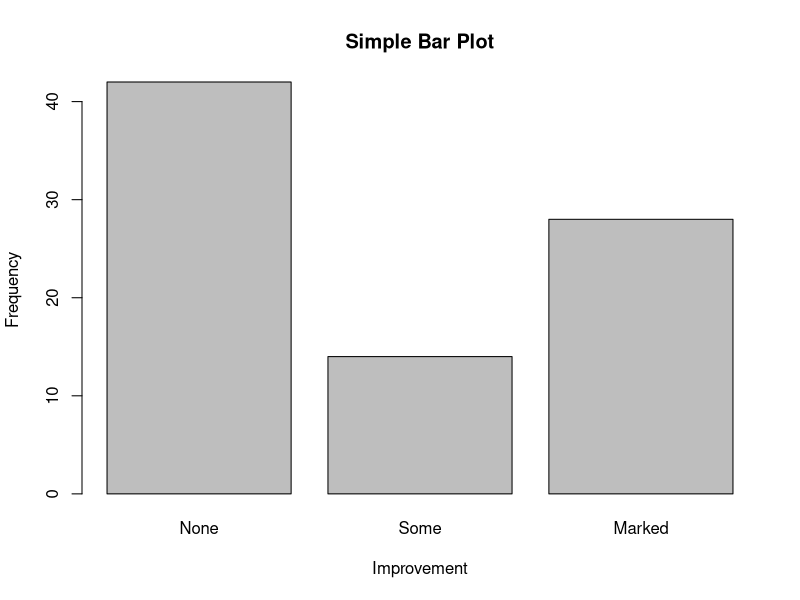
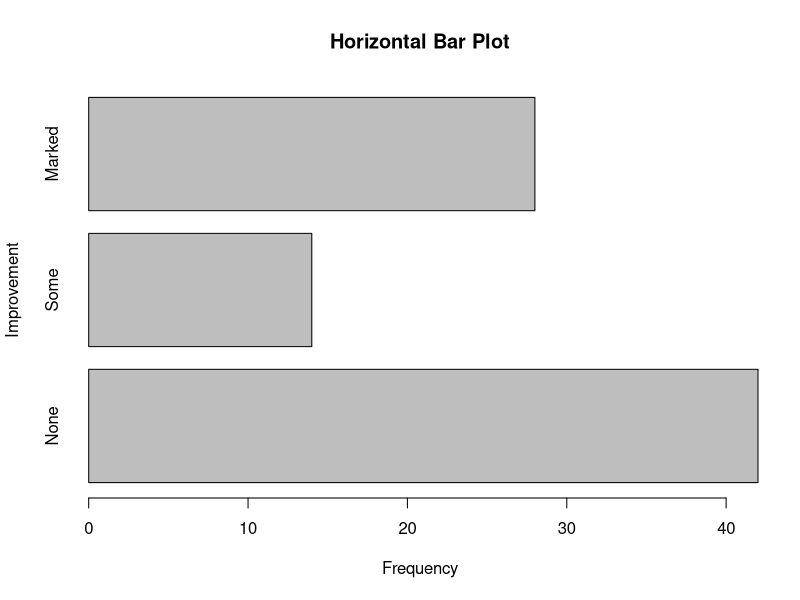
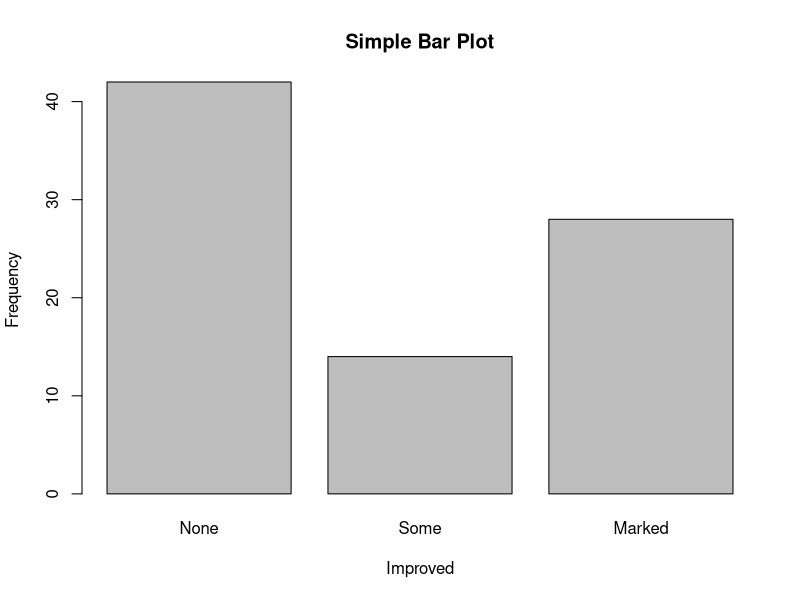
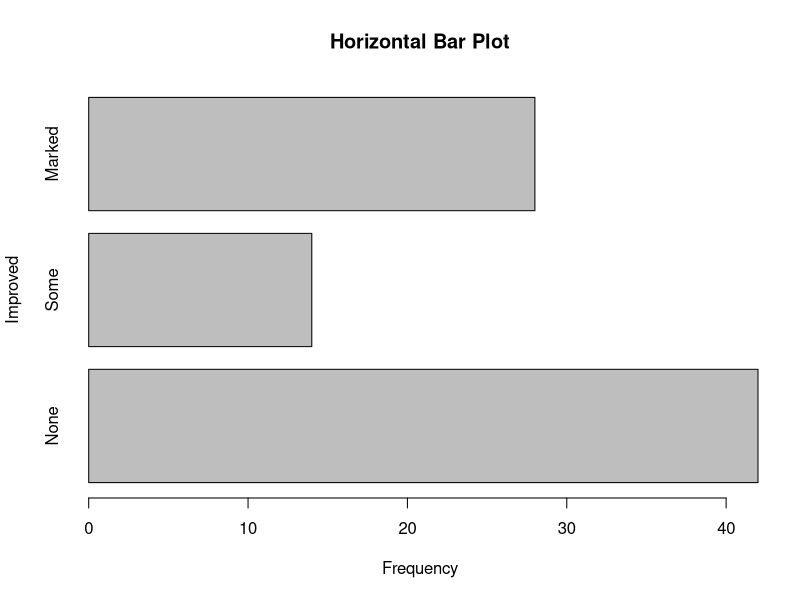
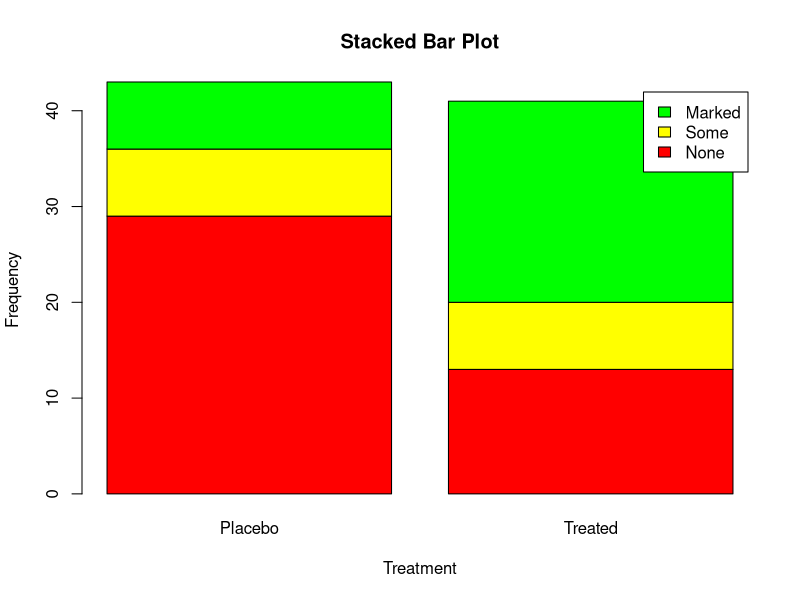
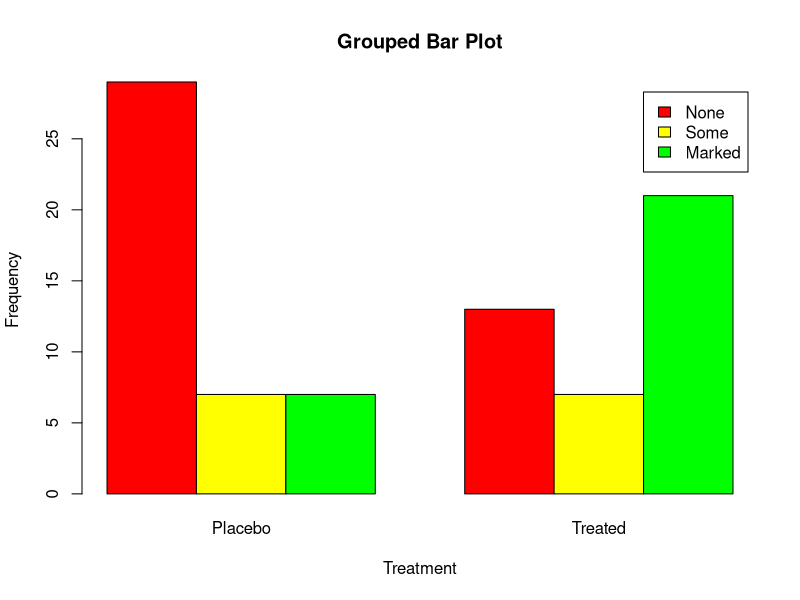
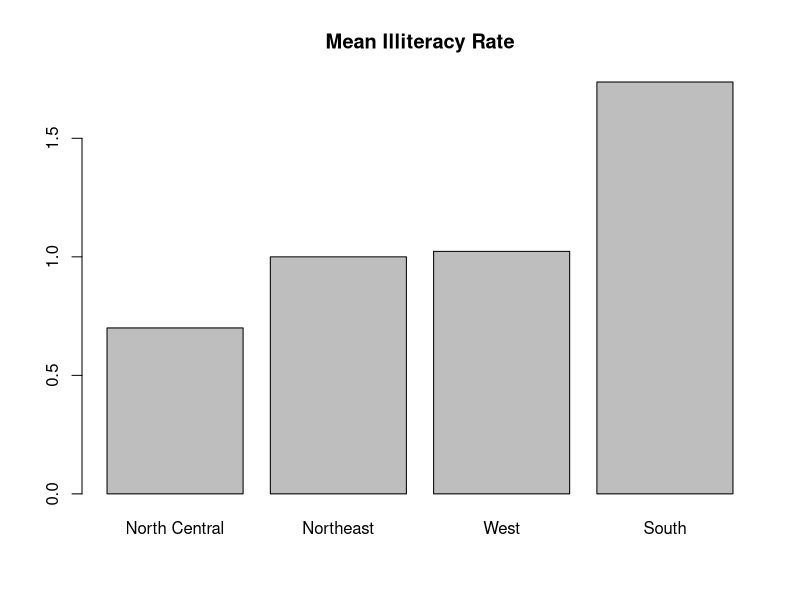
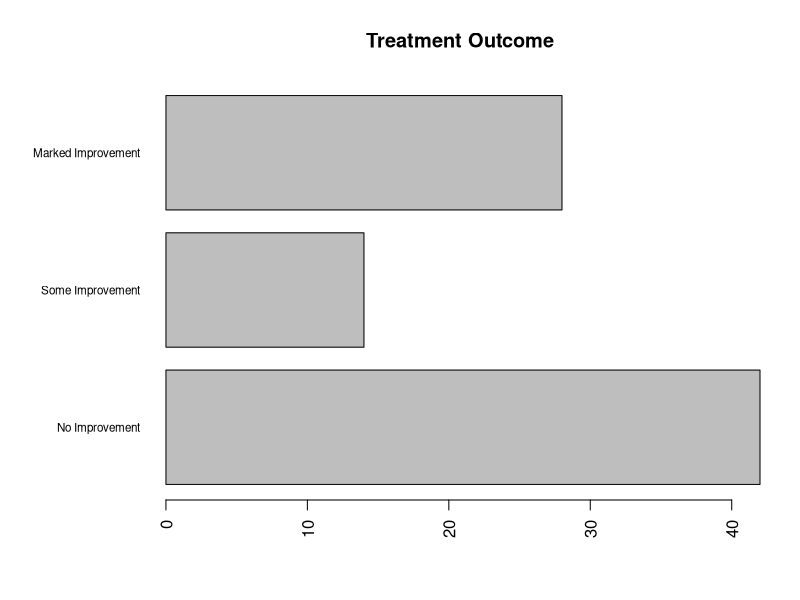

Generate these figures, in order, with R: (Note: this script raises an error after producing the figures.)
#一、条形图
install.packages("vcd")
library(vcd)
counts <- table(Arthritis$Improved)#table 函数对应的就是统计学中的列联表，是一种记录频数的方法.

head(Arthritis)#查看数据集
data(Arthritis)
str(Arthritis)

 # 简单条形图
barplot(counts, 
        main="Simple Bar Plot",
        xlab="Improvement", ylab="Frequency")
 # 水平条形图   
barplot(counts, 
        main="Horizontal Bar Plot", 
        xlab="Frequency", ylab="Improvement", 
        horiz=TRUE)
 #等同于如下的代码
plot(Arthritis$Improved, main="Simple Bar Plot",
     xlab="Improved", ylab="Frequency")
plot(Arthritis$Improved, horiz=TRUE, main="Horizontal Bar Plot",
     xlab="Frequency", ylab="Improved")

 #堆砌条形图和分组条形图
library(vcd)
counts <- table(Arthritis$Improved, Arthritis$Treatment)


barplot(counts, 
        main="Stacked Bar Plot",
        xlab="Treatment", ylab="Frequency", 
        col=c("red", "yellow","green"),            
        legend=rownames(counts)) 

                      
barplot(counts, 
        main="Grouped Bar Plot", 
        xlab="Treatment", ylab="Frequency",
        col=c("red", "yellow", "green"),
        legend=rownames(counts), beside=TRUE)

 #均值条形图
states <- data.frame(state.region, state.x77)
head(state.x77)
head(states)

means <- aggregate(states$Illiteracy, by=list(state.region), FUN=mean)
means

means <- means[order(means$x),]  
means

barplot(means$x, names.arg=means$Group.1) 
title("Mean Illiteracy Rate")  

 #微调的垂直直方图
par(mar=c(5,8,4,2))
par(las=2)
counts <- table(Arthritis$Improved)

barplot(counts,
        main="Treatment Outcome",
        horiz=TRUE, cex.names=0.7,
        names.arg=c("No Improvement", "Some Improvement",
                    "Marked Improvement"), )
 #棘状图
library(vcd)
attach(Arthritis)
counts <- table(Treatment, Improved)
spine(counts, main="Spinogram Example")
detach(Arthritis)

#二、饼图

par(mfrow=c(2,2)) #一个图版显示2行,2列                            
slices <- c(10, 12,4, 16, 8) 
lbls <- c("US", "UK", "Australia", "Germany", "France")

pie(slices, labels = lbls, 
    main="Simple Pie Chart")

pct <- round(slices/sum(slices)*100)                      
lbls <- paste(lbls, pct) #字符串连接函数paste
lbls <- paste(lbls,"%",sep="")
pie(slices,labels = lbls, col=rainbow(length(lbls)),
    main="Pie Chart with Percentages")

install.packages("plotrix")
library(plotrix)                                               
pie3D(slices, labels=lbls,explode=0.1,
      main="3D Pie Chart ") #表示两块扇形图是结合在一起

mytable <- table(state.region)#统计频次                                 
lbls <- paste(names(mytable), "\n", mytable, sep="")
pie(mytable, labels = lbls, 
    main="Pie Chart from a dataframe\n (with sample sizes)")

par(opar)

 #扇形图
library(plotrix)
slices <- c(10, 12,4, 16, 8)
lbls <- c("US", "UK", "Australia", "Germany", "France")
fan.plot(slices, labels = lbls, main="Fan Plot")

#三、直方图
# 简单直方图                                                        1
hist(mtcars$mpg)

#指定分组的直方图        
hist(mtcars$mpg, 
     breaks=12, 
     col="red", 
     xlab="Miles Per Gallon", 
     main="Colored histogram with 12 bins")

# 加轴须图的直方图 
hist(mtcars$mpg, 
     freq=FALSE, #freq=FALSE表示根据概率密度
     breaks=12, 
     col="red", 
     xlab="Miles Per Gallon", 
     main="Histogram, rug plot, density curve")  
rug(jitter(mtcars$mpg))#rug在坐标轴上标出元素出现的频数
lines(density(mtcars$mpg), col="blue", lwd=2)

# 【了解】加正态曲线的直方图  
x <- mtcars$mpg 
h<-hist(x, 
        breaks=12, 
        col="red", 
        xlab="Miles Per Gallon", 
        main="Histogram with normal curve and box") 
xfit<-seq(min(x),max(x),length=40) 
yfit<-dnorm(xfit,mean=mean(x),sd=sd(x)) 
yfit <- yfit*diff(h$mids[1:2])*length(x) # 频数=频率/组距*组距*总数~密度*组距*总数
lines(xfit, yfit, col="blue", lwd=2)
box()

#四、核密度图
par(mfrow=c(2,1))
#数值型向量
d <- density(mtcars$mpg)

plot(d)

d <- density(mtcars$mpg)
plot(d, main="Kernel Density of Miles Per Gallon")
polygon(d, col="red", border="blue")
rug(mtcars$mpg, col="brown")

#[了解]可比较的核密度图
install.packages("sm")
par(lwd=2) 
library(sm)
attach(mtcars)

cyl.f <- factor(cyl, levels= c(4, 6, 8),                               
                labels = c("4 cylinder", "6 cylinder", "8 cylinder")) 

sm.density.compare(mpg, cyl, xlab="Miles Per Gallon")                
title(main="MPG Distribution by Car Cylinders")


colfill<-c(2:(2+length(levels(cyl.f)))) 
cat("Use mouse to place legend...","\n\n")
legend(locator(1), levels(cyl.f), fill=colfill) 
detach(mtcars)

#五、箱线图

boxplot(mtcars$mpg, main="Box plot", ylab="Miles per Gallon")
boxplot.stats(mtcars$mpg)

#并列箱线图
boxplot(mpg ~ cyl, data=mtcars,
        main="Car Mileage Data",
        xlab="Number of Cylinders",
        ylab="Miles Per Gallon")

#含凹槽的箱线图
boxplot(mpg ~ cyl, data=mtcars,
        notch=TRUE,
        varwidth=TRUE,
        col="red",
        main="Car Mileage Data",
        xlab="Number of Cylinders",
        ylab="Miles Per Gallon")

#两个交叉因子的箱线图
mtcars$cyl.f <- factor(mtcars$cyl,
                       levels=c(4,6,8),
                       labels=c("4","6","8"))


mtcars$am.f <- factor(mtcars$am, 
                      levels=c(0,1), 
                      labels=c("auto","standard"))


boxplot(mpg ~ am.f *cyl.f, 
        data=mtcars, 
        varwidth=TRUE,
        col=c("gold", "darkgreen"),
        main="MPG Distribution by Auto Type", 
        xlab="Auto Type")

#六、点图

dotchart(mtcars$mpg, labels=row.names(mtcars), cex=.7,
         main="Gas Mileage for Car Models",
         xlab="Miles Per Gallon")

#分组、排序、着色后的点图
x <- mtcars[order(mtcars$mpg),]
x$cyl <- factor(x$cyl)
x$color[x$cyl==4] <- "red"
x$color[x$cyl==6] <- "blue"
x$color[x$cyl==8] <- "darkgreen"
dotchart(x$mpg,
         labels = row.names(x),
         cex=.7,
         groups = x$cyl,
         gcolor = "black",
         color = x$color,
         pch=19,
         main = "Gas Mileage for Car Models\ngrouped by cylinder",
         xlab = "Miles Per Gallon")
